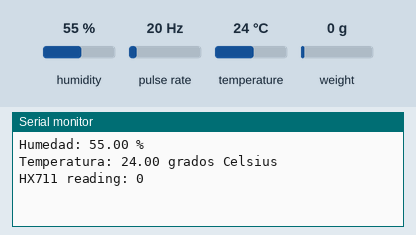
This sketch was run on a simulated Arduino Uno, built with avr-gcc and run on an emulated ATmega328P. Shown: the last lines printed to the serial monitor. Wiring (inferred from the names in the program): pulse sensor: data pin 2. The test bench sets the inputs (shaded band); at power-on: pulse rate 20 Hz, humidity 55 %, temperature 24 °C, weight on the scale 0 g.

Above: at 4.3 s.
4.4 s: pulse rate (sensor on pin 2) set to 4 Hz
At 6.8 s:
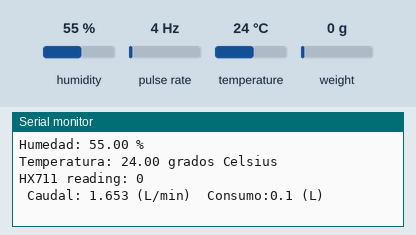
7.1 s: pulse rate (sensor on pin 2) set to 50 Hz
At 8.8 s:
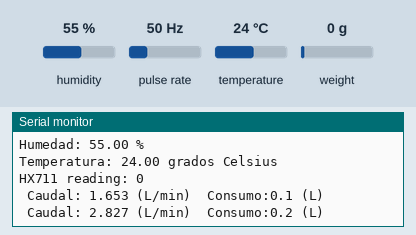
Timing chart, 0 to 10.3 s (numbered marks = the images above; inputs shaded):
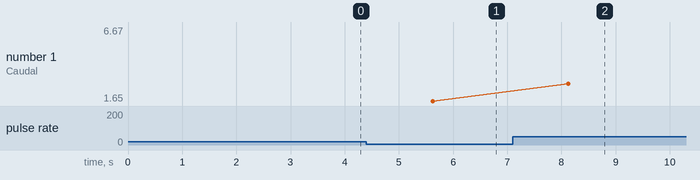

The sketch:

temperatura.ino
```cpp
#include "DHT.h"
#include <Adafruit_Sensor.h>
#include "HX711.h"

const int LOADCELL_DOUT_PIN = A4;
const int LOADCELL_SCK_PIN = A5;

HX711 hx711;

const int dht_pin = 3;
const int dht_tipo = DHT11;


float dht_humedad;
float dht_temperatura;

DHT dht(dht_pin, dht_tipo);

const int sensorPin = 2;
const int measureInterval = 2500;
volatile int pulseConter;
const float factorK = 7.5;

float volume = 0;
long t0 = 0;
void ISRCountPulse()
{
   pulseConter++;
}
float GetFrequency()
{
   pulseConter = 0;
   interrupts();
   delay(measureInterval);
   noInterrupts();
   return (float)pulseConter * 1000 / measureInterval;
}
void SumVolume(float dV)
{
   volume += dV / 60 * (millis() - t0) / 1000.0;
   t0 = millis();
}

void setup() {

  Serial.begin(9600);
  hx711.begin(LOADCELL_DOUT_PIN, LOADCELL_SCK_PIN);
  dht.begin();
  delay(2000);
  attachInterrupt(digitalPinToInterrupt(sensorPin), ISRCountPulse, RISING);
  t0 = millis();

  // Lee los valores de humedad y temperatura
  float dht_humedad = dht.readHumidity();
  float dht_temperatura = dht.readTemperature();

  // Envia las lecturas al monitor serial
  Serial.print("Humedad: ");
  Serial.print(dht_humedad);
  Serial.println(" %");
  Serial.print("Temperatura: ");
  Serial.print(dht_temperatura);
  Serial.println(" grados Celsius");
  if (hx711.is_ready()) {
        // Paso 6
        long reading = hx711.read();
        Serial.print("HX711 reading: ");
        Serial.println(reading);
    } else {
        Serial.println("HX711 not found.");
    }
  delay(1000);


}
void loop() {
  // obtener frecuencia en Hz
   float frequency = GetFrequency();
   // calcular caudal L/min
   float flow_Lmin = frequency / factorK;
   SumVolume(flow_Lmin);
   Serial.print(" Caudal: ");
   Serial.print(flow_Lmin, 3);
   Serial.print(" (L/min)\tConsumo:");
   Serial.print(volume, 1);
   Serial.println(" (L)");


   }
```

Measured:
- after the input at 4.4 s, the serial monitor: prints a new line after 1.2 s (image 1)
- after the input at 7.1 s, the serial monitor: prints a new line after 1.0 s (image 2)
- plotted number 1: 1.65 → 6.67 after the input at 7.1 s
